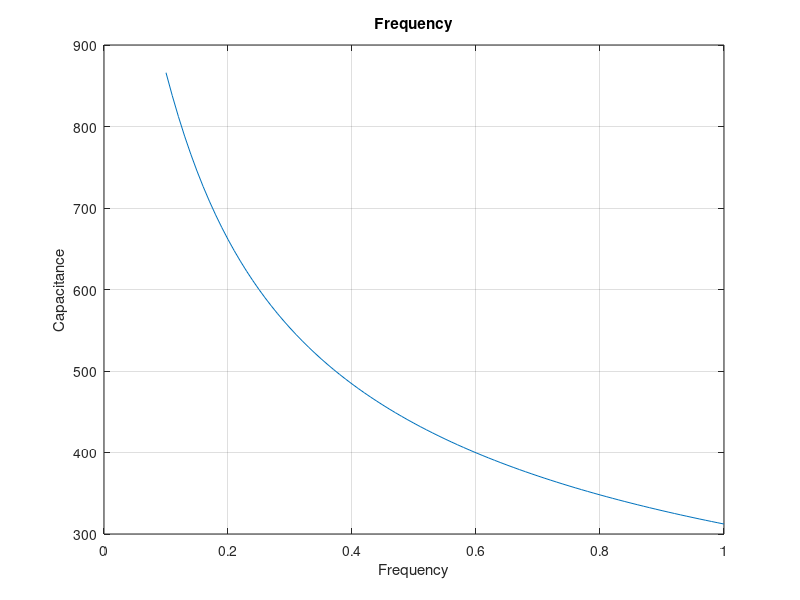

MATLAB code for this plot:
% For an electrical circuit with an inductance L=0.01mH and resistance
% R=100ohms. Damped natural frequency of oscillation . Calculate and plot
% the frequency for different values of C varying from 0,1 to 1 in steps of
% 0.1

clc
L=0.00001;
R=100;
C=0.1:0.01:1;
f=sqrt(1./(L.*C)-R^2./(4*C.^2));
plot(C,f)
grid on
xlabel('Frequency')
ylabel('Capacitance')
title('Frequency')

%testing
